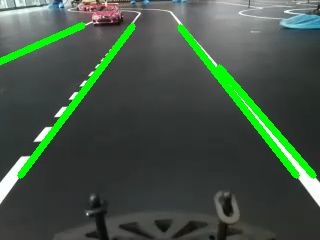
#> input picture Tests/4.jpg, 320 x 240 px, given in place of camera_view_3.jpg, which was not available
$ python get_inerior_lines.py   (Python 2 division)
#> lines starting #> are read from the running program, lines starting #| are printed output that depends on the picture; long printed decimals are rounded; pictures that were not available may be replaced by others from this repository, and a replacement may not be noted
import cv2
import numpy as np

def make_coordinates(image, line_parameters):
    slope, intercept = line_parameters
    y1 = image.shape[0]
    y2 = int(0)
    x1 = int((y1 - intercept)/slope)
    x2 = int((y2 - intercept)/slope)
    return np.array([x1, y1, x2, y2])

def average_slope_intercept(image, lines):
    left_fit = []
    right_fit = []
    for line in lines:
        x1, y1, x2, y2 = line.reshape(4)
        parameters = np.polyfit((x1, x2), (y1, y2), 1)
        slope = parameters[0]
        intercept = parameters[1]
        print(slope)
        if slope < 0:
            left_fit.append((slope, intercept))
        else:
            right_fit.append((slope, intercept))
    left_fit_average = np.average(left_fit, axis=0)
    right_fit_average = np.average(right_fit, axis=0)
    left_line = make_coordinates(image, left_fit_average)
    right_line = make_coordinates(image, right_fit_average)
    return np.array([left_line, right_line])

def canny(image):
    gray = cv2.cvtColor(image, cv2.COLOR_RGB2GRAY)
    blur = cv2.GaussianBlur(gray,(5, 5), 0)
    canny = cv2.Canny(blur, 50, 150)
    return canny

def display_lines(image, lines):
    line_image = np.zeros_like(image)
    if lines is not None:
        for x1, y1, x2, y2 in lines:
            cv2.line(line_image, (x1, y1), (x2, y2), (255, 0, 0), 1)
    return line_image

def region_of_interest(image):
    height = image.shape[0]
    polygons = np.array([
    [(200, height), (1100, height), (550, 250)]
    ])
    mask = np.zeros_like(image)
    cv2.fillPoly(mask, polygons, 255)
    masked_image = cv2.bitwise_and(image, mask)
    return masked_image

image = cv2.imread('camera_view_3.jpg')
#> image is the input picture: shape (240, 320, 3); mean B, G, R 69.2, 84.2, 66.7
lane_image = np.copy(image)

canny_image = canny(lane_image)
#> in canny, `gray = cv2.cvtColor(image, cv2.COLOR_RGB2GRAY)`:
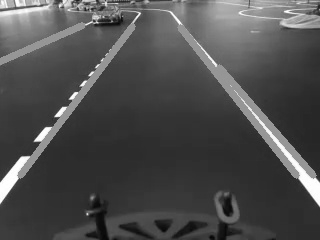
#> gray: shape (240, 320); min 5, max 255, mean 77.5
#> in canny, `blur = cv2.GaussianBlur(gray,(5, 5), 0)`:
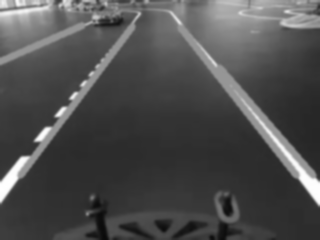
#> blur: shape (240, 320); min 9, max 255, mean 77.5
#> in canny, `canny = cv2.Canny(blur, 50, 150)`:
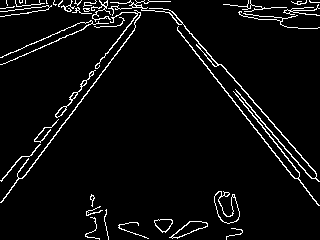
#> canny: shape (240, 320); 4.9% white in thin lines or dots
cropped_image = canny_image
lines = cv2.HoughLinesP(cropped_image, 2, np.pi/180, 100, np.array([]), minLineLength=40, maxLineGap=5)
#> lines = 15 rows, first 6: [177, 29, 294, 178], [17, 173, 96, 68], [220, 64, 281, 132], [241, 97, 311, 178], [21, 178, 135, 27], [81, 84, 123, 33]
averaged_lines = average_slope_intercept(lane_image, lines)
#> the loop in average_slope_intercept, `for line in lines:` made 15 passes
#> (x1, y1, x2, y2, slope, intercept) on passes 1 to 12: (177, 29, 294, 178, 1.27, -196.4), (17, 173, 96, 68, -1.33, 195.6), (220, 64, 281, 132, 1.11, -181.2), (241, 97, 311, 178, 1.16, -181.9), (21, 178, 135, 27, -1.32, 205.8), (81, 84, 123, 33, -1.21, 182.4), (233, 91, 299, 172, 1.23, -195), (31, 4, 74, 6, 0.0465, 2.56), (71, 2, 118, 2, 4.84e-18, 2), (253, 102, 315, 171, 1.11, -179.6), (0, 57, 83, 22, -0.422, 57), (15, 59, 76, 31, -0.459, 65.89)
#| 1.274
#| -1.329
#| 1.115
#| 1.157
#| -1.325
#| -1.214
#| 1.227
#| 0.04651
#> (further printed lines are left out)
#> after the loop in average_slope_intercept, `for line in lines:`: left_fit = [(-1.33, 195.6), (-1.32, 205.8), (-1.21, 182.4), (-0.422, 57), (-0.459, 65.89), (-1.19, 179), (-1.3, 206.1)]; right_fit = [(1.27, -196.4), (1.11, -181.2), (1.16, -181.9), (1.23, -195), (0.0465, 2.56), (4.84e-18, 2), (1.11, -179.6), (1.15, -185.5)]
#> in average_slope_intercept, `left_fit_average = np.average(left_fit, axis=0)`: left_fit_average = [-1.03, 156]
#> in average_slope_intercept, `right_fit_average = np.average(right_fit, axis=0)`: right_fit_average = [0.885, -139.4]
#> in make_coordinates, `slope, intercept = line_parameters`: slope = -1.03; intercept = 156
#> in make_coordinates, `x1 = int((y1 - intercept)/slope)`: x1 = -81
#> in make_coordinates, `x2 = int((y2 - intercept)/slope)`: x2 = 150
#> in average_slope_intercept, `left_line = make_coordinates(image, left_fit_average)`: left_line = [-81, 240, 150, 0]
#> in average_slope_intercept, `right_line = make_coordinates(image, right_fit_average)`: right_line = [428, 240, 157, 0]
#> averaged_lines = [[-81, 240, 150, 0], [428, 240, 157, 0]]
line_image = display_lines(lane_image, averaged_lines)
#> the loop in display_lines, `for x1, y1, x2, y2 in lines:` made 2 passes
#> after the loop in display_lines, `for x1, y1, x2, y2 in lines:`:
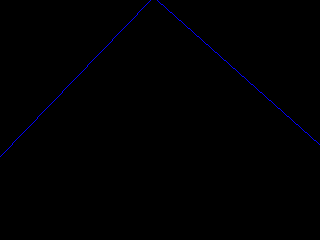
#> line_image: shape (240, 320, 3); mean of channels 0, 1, 2 1.1, 0, 0; drawn as B, G, R

combo_image = cv2.addWeighted(lane_image, 0.1, line_image, 1, 1)
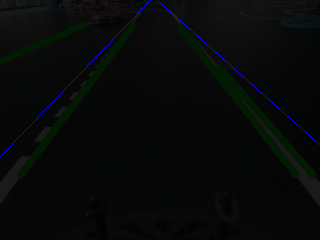
#> combo_image: shape (240, 320, 3); mean B, G, R 9, 9.4, 7.7

cv2.imshow('result',combo_image)
cv2.waitKey(0)

# [14 lines of commented-out code are left out]
